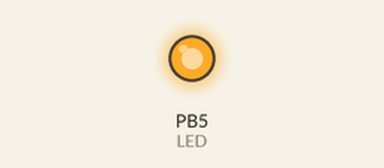
This program was run on a simulated ATmega328P, built with avr-gcc and emulated at 16 MHz. On the bench: output pins drawn as LEDs (lit = HIGH).

Above: at 0.1 s.
Timing chart, 0 to 1.6 s (numbered marks = the images above):
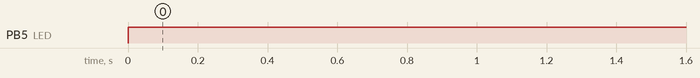

The program:

main.c
```c
#define F_CPU 16000000UL
#include <avr/io.h>

#define LED PORTB5

void timer0_init()
{

	TCCR0A &= ~((1 << WGM00) | (WGM01));
	/*------------------------------------CALCULATION----------------------------------------
	Clock Frequency (F_CPU): 16 MHz (16,000,000 Hz)
	Prescaler Value: 64
	F_timer(Timer Frequency) = 16,000,000 / 64
			= 250000 Hz

	 Time period: 1 / frequency - 1 / Timer Frequency (F_timer)
				= 1 / (16,000,000 /64)
				= 1 / 250000
				= 0.000004
				= 4 microseconds (us)
	time taken for 1 tick is 4 us, therefore time taken for 1 overflow = time taken for 1 tick x total no of ticks
    time for 1 overflow = 4 us x 256
						= 1.024 ms (milliseconds).
	1 second = 1000 milliseconds
	there fore 1 second = 1000 / 1.024
						= 976.56 ~  977
	*/
	TCCR0B |= ((1<<CS01) |(1<<CS00));

}

void delay_1sec()
{
	for (uint8_t i=1; i<=977; ++i)
	{
		while(!(TIFR0 & (1<<TOV0)));

		TIFR0 |= (1<<TOV0);
	}

}
int main(void)
{
	timer0_init();
	DDRB |=(1<<DDB5);
	while (1)
	{
		PORTB ^=(1<<LED);
		delay_1sec();
	}
}
```

Measured:
- by itself, PB5 (LED): LOW → HIGH at 0.00 s
